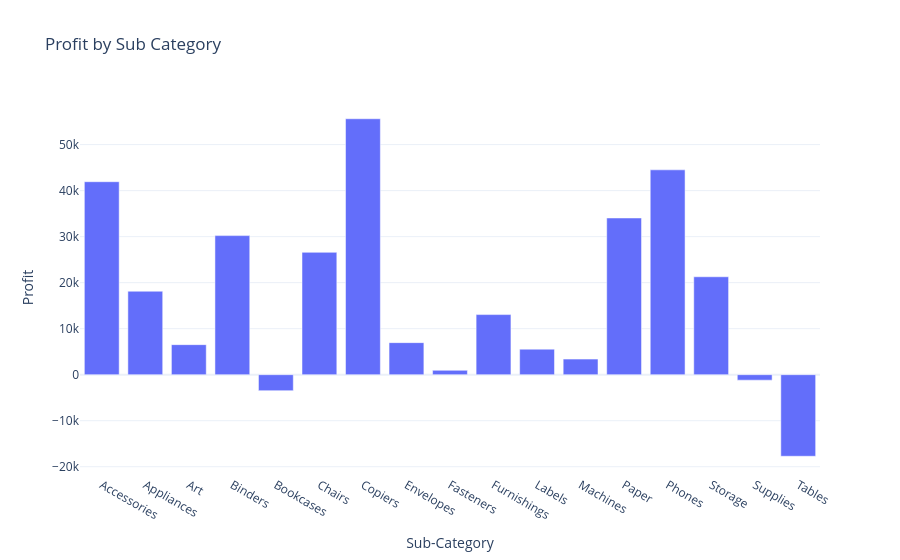

Notebook cell for this chart:
### Markdown cell above
# profit by sub category

### Code cell
profit_by_subcategory = data.groupby('Sub-Category')['Profit'].sum().reset_index()
fig = px.bar(
    profit_by_subcategory,
    x='Sub-Category',
    y='Profit',
    title='Profit by Sub Category'
)

fig.show()
fig.write_image("images/profit_by_subcategory.png")

### Figure 1 — Plotly figure (JSON) as saved in the notebook; plotly's stock layout.template omitted (floating-point values rounded to 4 significant figures)
{"data": [{"hovertemplate": "Sub-Category=%{x}<br>Profit=%{y}<extra></extra>", "legendgroup": "", "marker": {"color": "#636efa", "pattern": {"shape": ""}}, "name": "", "orientation": "v", "showlegend": false, "textposition": "auto", "type": "bar", "x": ["Accessories", "Appliances", "Art", "Binders", "Bookcases", "Chairs", "Copiers", "Envelopes", "Fasteners", "Furnishings", "Labels", "Machines", "Paper", "Phones", "Storage", "Supplies", "Tables"], "xaxis": "x", "y": [41940.0, 18140.0, 6528.0, 30220.0, -3473.0, 26590.0, 55620.0, 6964.0, 949.5, 13060.0, 5546.0, 3385.0, 34050.0, 44520.0, 21280.0, -1189.0, -17730.0], "yaxis": "y"}], "layout": {"barmode": "relative", "legend": {"tracegroupgap": 0}, "title": {"text": "Profit by Sub Category"}, "xaxis": {"anchor": "y", "domain": [0, 1], "title": {"text": "Sub-Category"}}, "yaxis": {"anchor": "x", "domain": [0, 1], "title": {"text": "Profit"}}}}
